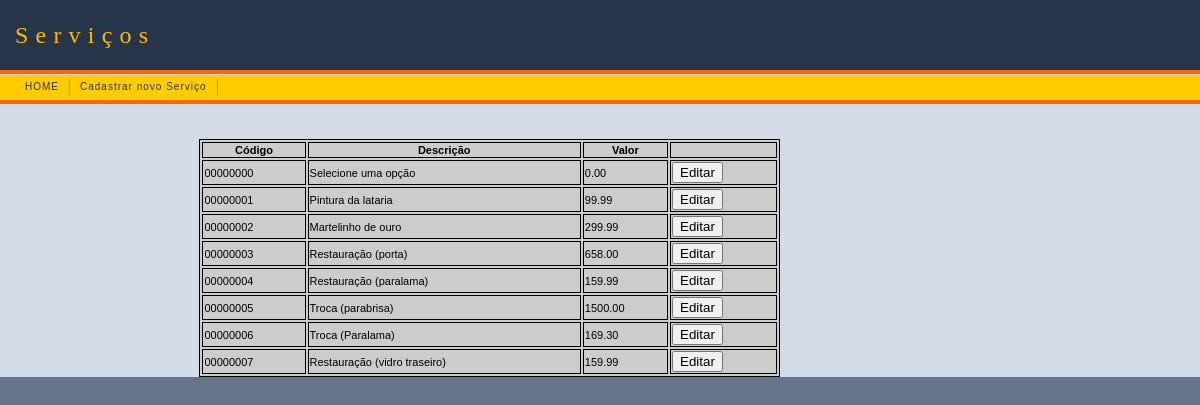
Screenshot of /servicosHTML.php with the database file from the repository.
### tables this page shows
CREATE TABLE `tb_servicos` (
  `codServico` char(8) NOT NULL,
  `vlServico` float(6,2) DEFAULT NULL,
  `descricao` varchar(128) DEFAULT NULL
);

### servicosHTML.php (the view, shortened to what this page needs)
<?php
include( "conexao.php" );
$sql="SELECT tb_servicos.codServico, tb_servicos.descricao, tb_servicos.vlServico
FROM tb_servicos";
$result=mysqli_query($conexao, $sql);
 ?>
<!DOCTYPE html PUBLIC "-//W3C//DTD XHTML 1.0 Transitional//EN" "http://www.w3.org/TR/xhtml1/DTD/xhtml1-transitional.dtd">
<html xmlns="http://www.w3.org/1999/xhtml">
<head>
<link rel="stylesheet" href="/ArtCar/BuiltIn/StarterPages/mm_training.css" type="text/css" />
</head>
<body bgcolor="#64748B">
<table width="100%" border="0" cellspacing="0" cellpadding="0">
	<tr bgcolor="#26354A">
	<td width="15" nowrap="nowrap"><img src="/ArtCar/BuiltIn/StarterPages/mm_spacer.gif" alt="" width="15" height="1" border="0" /></td>
	<td height="70" colspan="2" class="logo" nowrap="nowrap">Serviços  <span class="tagline"></td>
	<td width="458">&nbsp;</td>
	</tr>
	<tr bgcolor="#FF6600">
	<td colspan="4"><img src="/ArtCar/BuiltIn/StarterPages/mm_spacer.gif" alt="" width="1" height="4" border="0" /></td>
	</tr>
	<tr bgcolor="#D3DCE6">
	<td colspan="4"><img src="/ArtCar/BuiltIn/StarterPages/mm_spacer.gif" alt="" width="1" height="1" border="0" /></td>
	</tr>
	<tr bgcolor="#FFCC00">
	<td width="15" nowrap="nowrap">&nbsp;</td>
	<td colspan="2" height="24">
	<table border="0" cellpadding="0" cellspacing="0" id="navigation">
        <tr>
          <td align="center" nowrap="NOWRAP" background="index.html" class="navText"><a href="/Artcar/index.php">HOME</a></td>
          <td align="center" nowrap="NOWRAP" background="index.html" class="navText"><a href="/Artcar/cadastroServicosHTML.php">Cadastrar novo Serviço</a></td>
        </tr>
      </table>	</td>
	<td width="458">&nbsp;</td>
	</tr>
	<tr bgcolor="#D3DCE6">
	<td colspan="4"><img src="/ArtCar/BuiltIn/StarterPages/mm_spacer.gif" alt="" width="1" height="1" border="0" /></td>
	</tr>
	<tr bgcolor="#FF6600">
	<td colspan="4"><img src="/ArtCar/BuiltIn/StarterPages/mm_spacer.gif" alt="" width="1" height="4" border="0" /></td>
	</tr>
	<tr bgcolor="#D3DCE6">
	<td colspan="4"><img src="/ArtCar/BuiltIn/StarterPages/mm_spacer.gif" alt="" width="1" height="1" border="0" /></td>
	</tr>
	<tr bgcolor="#D3DCE6">
	<td width="15" valign="top">&nbsp;</td>
	<td width="198"><img src="/ArtCar/BuiltIn/StarterPages/mm_spacer.gif" alt="" width="35" height="1" border="0" /></td>
	<td width="612" valign="top"><p>&nbsp;</p>
	<table width="200" border="1" bordercolor="#000000" bgcolor="#CCCCCC" style="width:100%">
      <tr>
    <th>Código</th>
    <th>Descrição</th>
    <th>Valor</th>
    <th></th>
    </tr>
    <?php foreach ($result as $row) : ?>
    <tr>
      <td><?php echo $row["codServico"] ?> </td>
      <td><?php echo $row["descricao"] ?> </td>
      <td><?php echo $row["vlServico"] ?> </td>
      <td><form action="/ArtCar/alterarServicoHTML.php" method="post">
  <button name="codServico" type="submit" value="<?php echo $row["codServico"] ?>">Editar</button>
</form></td></form>
    </tr>
	<?php endforeach ?>
    </table>
      </td>
	<td>&nbsp;</td>
	</tr>
	<tr>
	<td width="15">&nbsp;<br />
	&nbsp;<br />	</td>
    <td width="198">&nbsp;</td>
    <td width="612">&nbsp;</td>
	<td width="458">&nbsp;</td>
  </tr>
</table>
</body>
</html>

### BuiltIn/StarterPages/mm_training.css (style rules this page uses)
body { margin:0px; }
td { font:11px Arial, Helvetica, sans-serif; color:#000000; }
a { color: #FF6600; font-weight:bold; text-decoration:none; }
#navigation a { font:10px Arial, Helvetica, sans-serif; color: #26354A; text-decoration: none; letter-spacing:.1em; line-height:16px; display:block; padding: 0px 10px; border-right:1px solid #FF6600; }
.logo { font:24px Times New Roman, Times, serif; color: #FFBA00; letter-spacing:.3em; line-height:26px; }
.navText { font:10px Arial, Helvetica, sans-serif; color: #26354A; letter-spacing:.1em; line-height:16px; }

### rows the page displays
tb_servicos: codServico "00000000", descricao "Selecione uma opção", vlServico "0.00"
tb_servicos: codServico "00000001", descricao "Pintura da lataria", vlServico "99.99"
tb_servicos: codServico "00000002", descricao "Martelinho de ouro", vlServico "299.99"
tb_servicos: codServico "00000003", descricao "Restauração (porta)", vlServico "658.00"
tb_servicos: codServico "00000004", descricao "Restauração (paralama)", vlServico "159.99"
tb_servicos: codServico "00000005", descricao "Troca (parabrisa)", vlServico "1500.00"
tb_servicos: codServico "00000006", descricao "Troca (Paralama)", vlServico "169.30"
tb_servicos: codServico "00000007", descricao "Restauração (vidro traseiro)", vlServico "159.99"
